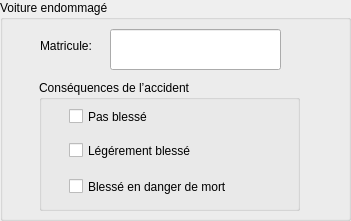
           <widget class="QGroupBox" name="groupBox_17">
            <property name="geometry">
             <rect>
              <x>760</x>
              <y>10</y>
              <width>351</width>
              <height>221</height>
             </rect>
            </property>
            <property name="title">
             <string>Voiture endommagé</string>
            </property>
            <widget class="QLabel" name="label_106">
             <property name="geometry">
              <rect>
               <x>40</x>
               <y>30</y>
               <width>101</width>
               <height>31</height>
              </rect>
             </property>
             <property name="text">
              <string>Matricule:</string>
             </property>
            </widget>
            <widget class="QGroupBox" name="groupBox_22">
             <property name="geometry">
              <rect>
               <x>39</x>
               <y>80</y>
               <width>261</width>
               <height>131</height>
              </rect>
             </property>
             <property name="title">
              <string>Conséquences de l’accident</string>
             </property>
             <widget class="QCheckBox" name="c7">
              <property name="geometry">
               <rect>
                <x>30</x>
                <y>26</y>
                <width>101</width>
                <height>21</height>
               </rect>
              </property>
              <property name="text">
               <string>Pas blessé</string>
              </property>
             </widget>
             <widget class="QCheckBox" name="c8">
              <property name="geometry">
               <rect>
                <x>30</x>
                <y>60</y>
                <width>141</width>
                <height>21</height>
               </rect>
              </property>
              <property name="text">
               <string>Légérement blessé</string>
              </property>
             </widget>
             <widget class="QCheckBox" name="c9">
              <property name="geometry">
               <rect>
                <x>30</x>
                <y>96</y>
                <width>171</width>
                <height>21</height>
               </rect>
              </property>
              <property name="text">
               <string>Blessé en danger de mort</string>
              </property>
             </widget>
            </widget>
            <widget class="QLineEdit" name="Mat2">
             <property name="geometry">
              <rect>
               <x>110</x>
               <y>29</y>
               <width>171</width>
               <height>41</height>
              </rect>
             </property>
            </widget>
            <widget class="QGroupBox" name="groupBox_29">
             <property name="geometry">
              <rect>
               <x>619</x>
               <y>0</y>
               <width>331</width>
               <height>231</height>
              </rect>
             </property>
             <property name="title">
              <string>Voiture endommagé</string>
             </property>
             <widget class="QLabel" name="label_107">
              <property name="geometry">
               <rect>
                <x>40</x>
                <y>30</y>
                <width>101</width>
                <height>31</height>
               </rect>
              </property>
              <property name="text">
               <string>Matricule:</string>
              </property>
             </widget>
             <widget class="QGroupBox" name="groupBox_30">
              <property name="geometry">
               <rect>
                <x>39</x>
                <y>80</y>
                <width>261</width>
                <height>131</height>
               </rect>
              </property>
              <property name="title">
               <string>Conséquences de l’accident</string>
              </property>
              <widget class="QCheckBox" name="c1_4">
               <property name="geometry">
                <rect>
                 <x>30</x>
                 <y>26</y>
                 <width>101</width>
                 <height>21</height>
                </rect>
               </property>
               <property name="text">
                <string>Pas blessé</string>
               </property>
              </widget>
              <widget class="QCheckBox" name="c2_4">
               <property name="geometry">
                <rect>
                 <x>30</x>
                 <y>60</y>
                 <width>141</width>
                 <height>21</height>
                </rect>
               </property>
               <property name="text">
                <string>Légérement blessé</string>
               </property>
              </widget>
              <widget class="QCheckBox" name="c3_4">
               <property name="geometry">
                <rect>
                 <x>30</x>
                 <y>96</y>
                 <width>171</width>
                 <height>21</height>
                </rect>
               </property>
               <property name="text">
                <string>Blessé en danger de mort</string>
               </property>
              </widget>
             </widget>
             <widget class="QLineEdit" name="Mat2_4">
              <property name="geometry">
               <rect>
                <x>102</x>
                <y>29</y>
                <width>171</width>
                <height>41</height>
               </rect>
              </property>
             </widget>
            </widget>
            <widget class="QGroupBox" name="groupBox_31">
             <property name="geometry">
              <rect>
               <x>0</x>
               <y>241</y>
               <width>951</width>
               <height>441</height>
              </rect>
             </property>
             <property name="title">
              <string>Lieu de l'accident et localisation</string>
             </property>
             <widget class="QLabel" name="label_108">
              <property name="geometry">
               <rect>
                <x>20</x>
                <y>40</y>
                <width>101</width>
                <height>41</height>
               </rect>
              </property>
              <property name="text">
               <string>Localisation:</string>
              </property>
             </widget>
             <widget class="QLineEdit" name="loc_3">
              <property name="geometry">
               <rect>
                <x>90</x>
                <y>40</y>
                <width>231</width>
                <height>41</height>
               </rect>
              </property>
             </widget>
             <widget class="QGroupBox" name="groupBox_32">
              <property name="geometry">
               <rect>
                <x>300</x>
                <y>100</y>
                <width>261</width>
                <height>131</height>
               </rect>
              </property>
              <property name="title">
               <string>Vitesse maximale</string>
              </property>
              <widget class="QSpinBox" name="vitesse_3">
               <property name="geometry">
                <rect>
                 <x>20</x>
                 <y>30</y>
                 <width>101</width>
                 <height>31</height>
                </rect>
               </property>
              </widget>
              <widget class="QLabel" name="label_109">
               <property name="geometry">
                <rect>
                 <x>130</x>
                 <y>40</y>
                 <width>71</width>
                 <height>20</height>
                </rect>
               </property>
               <property name="text">
                <string>Km/h</string>
               </property>
              </widget>
             </widget>
             <widget class="QGroupBox" name="groupBox_33">
              <property name="geometry">
               <rect>
                <x>10</x>
                <y>100</y>
                <width>261</width>
                <height>131</height>
               </rect>
              </property>
              <property name="title">
               <string>Genre de route</string>
              </property>
              <widget class="QCheckBox" name="c4_3">
               <property name="geometry">
                <rect>
                 <x>20</x>
                 <y>27</y>
                 <width>91</width>
                 <height>20</height>
                </rect>
               </property>
               <property name="text">
                <string>Autouroute</string>
               </property>
              </widget>
              <widget class="QCheckBox" name="c7_3">
               <property name="geometry">
                <rect>
                 <x>150</x>
                 <y>20</y>
                 <width>101</width>
                 <height>31</height>
                </rect>
               </property>
               <property name="text">
                <string>Route principale</string>
               </property>
              </widget>
              <widget class="QCheckBox" name="c5_3">
               <property name="geometry">
                <rect>
                 <x>20</x>
                 <y>50</y>
                 <width>121</width>
                 <height>31</height>
                </rect>
               </property>
               <property name="text">
                <string>Semi autouroute</string>
               </property>
              </widget>
              <widget class="QCheckBox" name="c8_3">
               <property name="geometry">
                <rect>
                 <x>150</x>
                 <y>56</y>
                 <width>111</width>
                 <height>21</height>
                </rect>
               </property>
               <property name="text">
                <string>Route secondaire</string>
               </property>
              </widget>
              <widget class="QCheckBox" name="c9_3">
               <property name="geometry">
                <rect>
                 <x>150</x>
                 <y>90</y>
                 <width>70</width>
                 <height>17</height>
                </rect>
               </property>
               <property name="text">
                <string>Autre</string>
               </property>
              </widget>
             </widget>
             <widget class="QCheckBox" name="c6_3">
              <property name="geometry">
               <rect>
                <x>30</x>
                <y>170</y>
                <width>151</width>
                <height>71</height>
               </rect>
              </property>
              <property name="text">
               <string>Installation annexe 
 sur autoroute </string>
              </property>
             </widget>
             <widget class="QGroupBox" name="groupBox_34">
              <property name="geometry">
               <rect>
                <x>20</x>
                <y>240</y>
                <width>201</width>
                <height>131</height>
               </rect>
              </property>
              <property name="title">
               <string>Conditions météorologiques</string>
              </property>
              <widget class="QCheckBox" name="checkBox_18">
               <property name="geometry">
                <rect>
                 <x>10</x>
                 <y>20</y>
                 <width>141</width>
                 <height>41</height>
                </rect>
               </property>
               <property name="text">
                <string>Beau temps</string>
               </property>
              </widget>
              <widget class="QCheckBox" name="checkBox_19">
               <property name="geometry">
                <rect>
                 <x>10</x>
                 <y>46</y>
                 <width>131</width>
                 <height>31</height>
                </rect>
               </property>
               <property name="text">
                <string>Temps couvert</string>
               </property>
              </widget>
              <widget class="QCheckBox" name="checkBox_20">
               <property name="geometry">
                <rect>
                 <x>10</x>
                 <y>76</y>
                 <width>111</width>
                 <height>21</height>
                </rect>
               </property>
               <property name="text">
                <string>Pluie</string>
               </property>
              </widget>
              <widget class="QCheckBox" name="checkBox_21">
               <property name="geometry">
                <rect>
                 <x>10</x>
                 <y>97</y>
                 <width>121</width>
                 <height>31</height>
                </rect>
               </property>
               <property name="text">
                <string>Chute de neige</string>
               </property>
              </widget>
             </widget>
             <widget class="QGroupBox" name="groupBox_35">
              <property name="geometry">
               <rect>
                <x>539</x>
                <y>239</y>
                <width>181</width>
                <height>131</height>
               </rect>
              </property>
              <property name="title">
               <string>État de la route</string>
              </property>
              <widget class="QCheckBox" name="c13_3">
               <property name="geometry">
                <rect>
                 <x>20</x>
                 <y>26</y>
                 <width>81</width>
                 <height>21</height>
                </rect>
               </property>
               <property name="text">
                <string>Route séche</string>
               </property>
              </widget>
              <widget class="QCheckBox" name="c14_3">
               <property name="geometry">
                <rect>
                 <x>20</x>
                 <y>50</y>
                 <width>121</width>
                 <height>21</height>
                </rect>
               </property>
               <property name="text">
                <string>Route humide</string>
               </property>
              </widget>
              <widget class="QCheckBox" name="c15_3">
               <property name="geometry">
                <rect>
                 <x>20</x>
                 <y>80</y>
                 <width>101</width>
                 <height>21</height>
                </rect>
               </property>
               <property name="text">
                <string>Route mouillée</string>
               </property>
              </widget>
             </widget>
             <widget class="QGroupBox" name="groupBox_36">
              <property name="geometry">
               <rect>
                <x>750</x>
                <y>239</y>
                <width>171</width>
                <height>131</height>
               </rect>
              </property>
              <property name="title">
               <string>Éclairage artificiel</string>
              </property>
              <widget class="QCheckBox" name="c16_3">
               <property name="geometry">
                <rect>
                 <x>20</x>
                 <y>30</y>
                 <width>70</width>
                 <height>17</height>
                </rect>
               </property>
               <property name="text">
                <string>Aucun</string>
               </property>
              </widget>
              <widget class="QCheckBox" name="c17_3">
               <property name="geometry">
                <rect>
                 <x>20</x>
                 <y>50</y>
                 <width>121</width>
                 <height>20</height>
                </rect>
               </property>
               <property name="text">
                <string>Hors service</string>
               </property>
              </widget>
              <widget class="QCheckBox" name="c18_3">
               <property name="geometry">
                <rect>
                 <x>20</x>
                 <y>80</y>
                 <width>121</width>
                 <height>17</height>
                </rect>
               </property>
               <property name="text">
                <string>En service</string>
               </property>
              </widget>
             </widget>
             <widget class="QGroupBox" name="groupBox_37">
              <property name="geometry">
               <rect>
                <x>250</x>
                <y>240</y>
                <width>251</width>
                <height>131</height>
               </rect>
              </property>
              <property name="title">
               <string>Intensité du trafic</string>
              </property>
              <widget class="QCheckBox" name="c10_3">
               <property name="geometry">
                <rect>
                 <x>20</x>
                 <y>30</y>
                 <width>70</width>
                 <height>17</height>
                </rect>
               </property>
               <property name="text">
                <string>Faible</string>
               </property>
              </widget>
              <widget class="QCheckBox" name="c11_3">
               <property name="geometry">
                <rect>
                 <x>20</x>
                 <y>50</y>
                 <width>111</width>
                 <height>21</height>
                </rect>
               </property>
               <property name="text">
                <string>Normale</string>
               </property>
              </widget>
              <widget class="QCheckBox" name="c12_3">
               <property name="geometry">
                <rect>
                 <x>20</x>
                 <y>70</y>
                 <width>151</width>
                 <height>31</height>
                </rect>
               </property>
               <property name="text">
                <string>Forte</string>
               </property>
              </widget>
             </widget>
            </widget>
           </widget>
